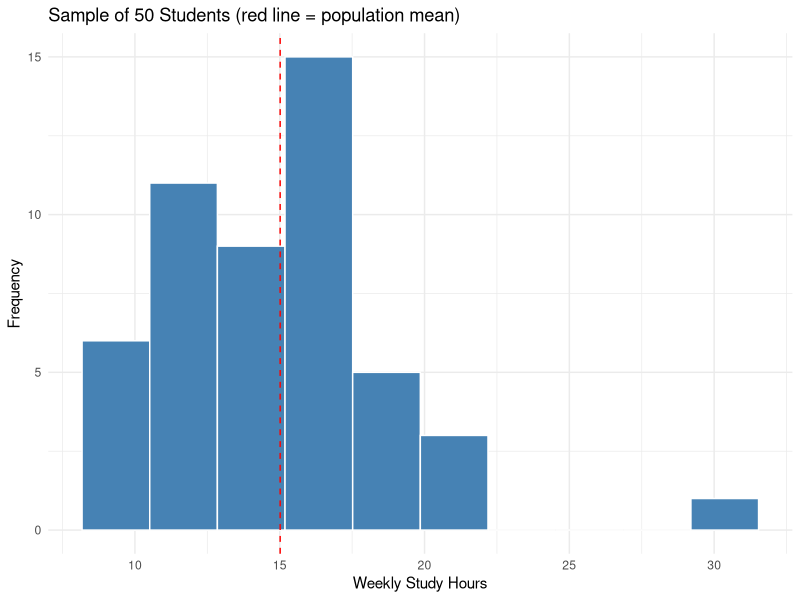
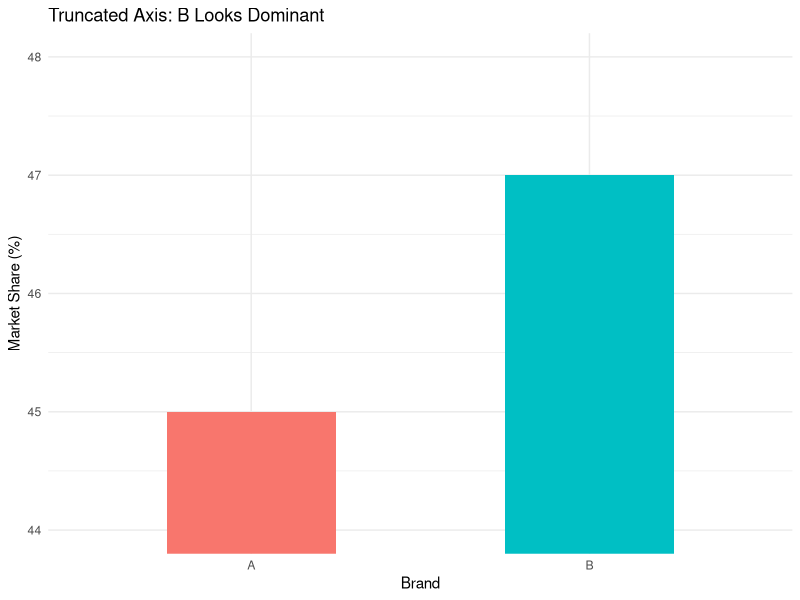
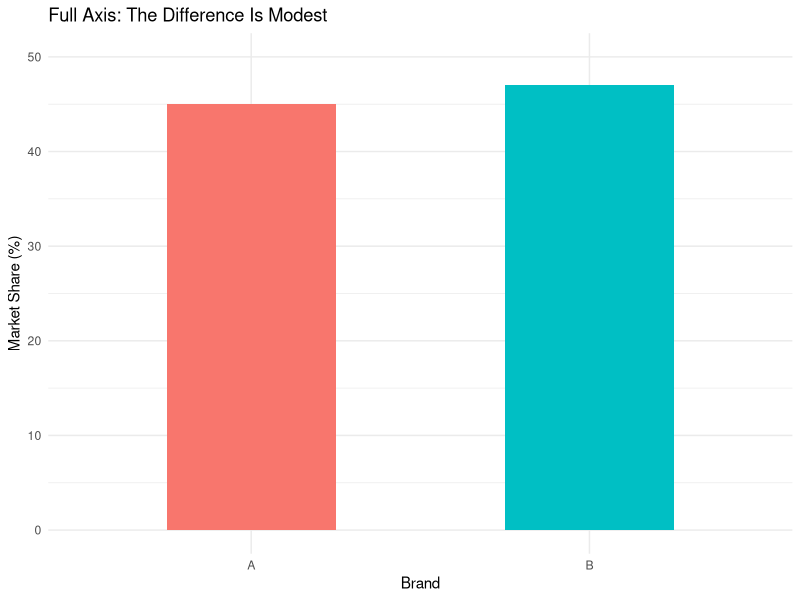
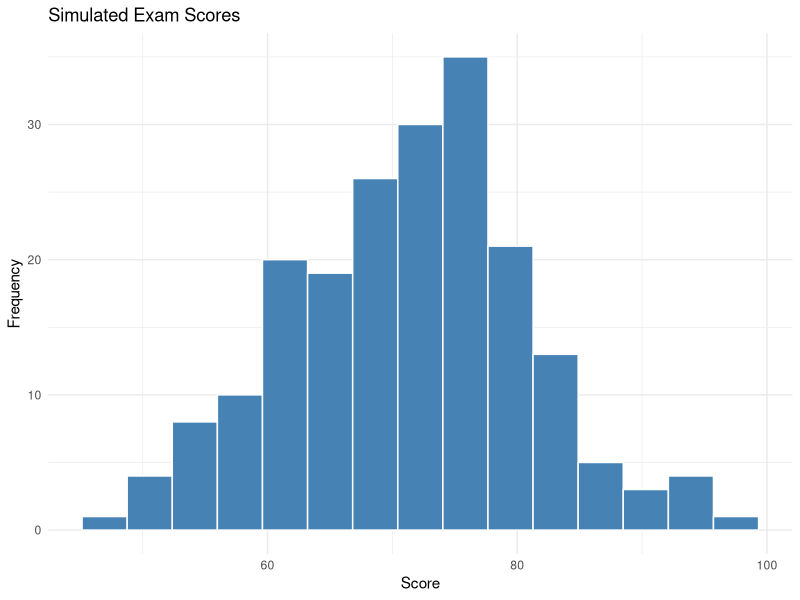

These figures' R source, in order:
## ---- chunk 1
library(tidyverse)
## ---- chunk 2
set.seed(2026)

# The (normally unobservable) population: 10,000 students
population <- rnorm(10000, mean = 15, sd = 4)

# A random sample of 50 students
my_sample <- sample(population, 50)

c(`Population mean (parameter)` = mean(population),
  `Sample mean (statistic)`     = mean(my_sample))
## ---- chunk 3
ggplot(data.frame(hours = my_sample), aes(x = hours)) +
  geom_histogram(bins = 10, fill = "steelblue", color = "white") +
  geom_vline(xintercept = mean(population), linetype = "dashed", color = "red") +
  labs(title = "Sample of 50 Students (red line = population mean)",
       x = "Weekly Study Hours", y = "Frequency") +
  theme_minimal()
## ---- chunk 4
values <- c(38.6, 12, 9.58)
units  <- c(0.1, 1, 0.01)

data.frame(
  Recorded = values,
  Unit     = units,
  Lower    = values - units / 2,
  Upper    = values + units / 2
) |> knitr::kable(align = "c")
## ---- chunk 5
blood   <- factor(c("A", "O", "B", "AB"))                     # nominal
rating  <- factor(c("poor", "good", "excellent"),
                  levels = c("poor", "fair", "good", "excellent"),
                  ordered = TRUE)                              # ordinal
temp_c  <- c(36.5, 37.0, 38.2)                                 # interval
weight  <- c(3.2, 2.9, 3.5)                                    # ratio

str(blood); str(rating); str(temp_c)
## ---- chunk 6
set.seed(1)
roster <- tibble(
  id      = 1:500,
  college = rep(c("Business", "Design", "Culture", "Management", "Media"),
                each = 100))
## ---- chunk 7
# Select 10 students completely at random
sample(roster$id, 10)
## ---- chunk 8
# N = 500, n = 10, so k = 50; random start between 1 and 50
start <- sample(1:50, 1)
seq(start, 500, by = 50)
## ---- chunk 9
# Two students at random from each college
roster |>
  group_by(college) |>
  slice_sample(n = 2) |>
  arrange(college)
## ---- chunk 10
# 25 dormitory rooms of 20 students each; select 2 entire rooms
rooms  <- rep(1:25, each = 20)
chosen <- sample(1:25, 2)
chosen
table(rooms[rooms %in% chosen])
## ---- chunk 11
set.seed(42)
subjects <- 1:20
treatment <- sample(subjects, 10)   # 10 chosen at random

groups_df <- data.frame(
  Group = c("Treatment", "Control"),
  Subjects = c(paste(sort(treatment), collapse = ", "),
               paste(sort(setdiff(subjects, treatment)), collapse = ", "))
)
## ---- chunk 12
groups_df |> knitr::kable(align = "l")
## ---- chunk 13
cola <- data.frame(Brand = c("A", "B"), Share = c(45, 47))

ggplot(cola, aes(Brand, Share, fill = Brand)) +
  geom_col(show.legend = FALSE, width = 0.5) +
  coord_cartesian(ylim = c(44, 48)) +
  labs(title = "Truncated Axis: B Looks Dominant",
       y = "Market Share (%)") +
  theme_minimal()
## ---- chunk 14
ggplot(cola, aes(Brand, Share, fill = Brand)) +
  geom_col(show.legend = FALSE, width = 0.5) +
  coord_cartesian(ylim = c(0, 50)) +
  labs(title = "Full Axis: The Difference Is Modest",
       y = "Market Share (%)") +
  theme_minimal()
## ---- chunk 15
set.seed(7)
scores <- rnorm(200, mean = 70, sd = 10)   # simulate 200 exam scores
summary(scores)
## ---- chunk 16
ggplot(data.frame(scores), aes(scores)) +
  geom_histogram(bins = 15, fill = "steelblue", color = "white") +
  labs(title = "Simulated Exam Scores", x = "Score", y = "Frequency") +
  theme_minimal()
